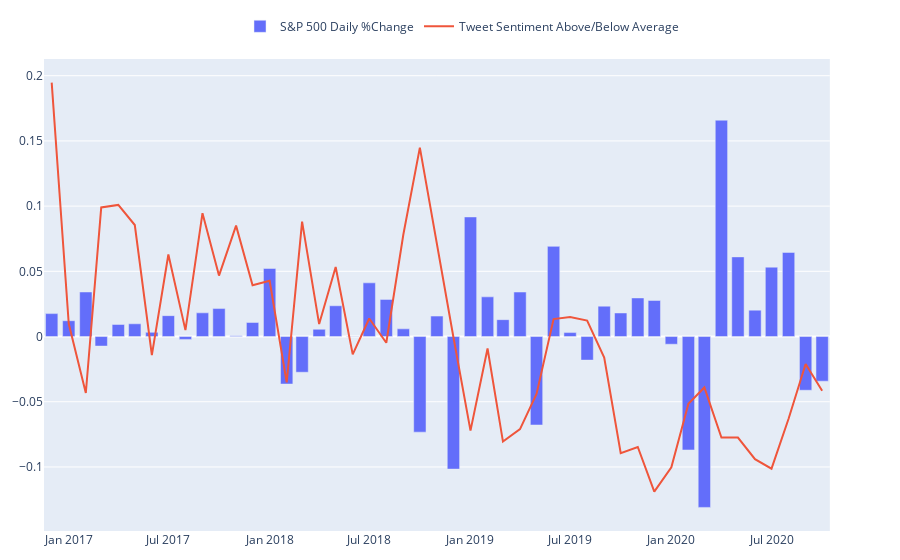

This figure's notebook cell:
### Code cell
# Create figure
fig = make_subplots(specs=[[{"secondary_y": True}]])

fig.add_trace(
    go.Bar(
        x=list(m['month']), 
        y=list(m['gspc_change']), 
        name='S&P 500 Daily %Change'), 
        secondary_y=False
    )

fig.add_trace(
    go.Scatter(
        x=list(m['month']), 
        y=list(m['delta']), 
        name='Tweet Sentiment Above/Below Average'), 
        secondary_y=False
    )

fig.update_layout(
    legend=dict(
        orientation='h',
        yanchor='top',
        xanchor='center',
        y=1.1,
        x=0.5)
)

fig.update_layout(
    margin=dict(l=20, r=20, t=20, b=25)
)

fig.show()
